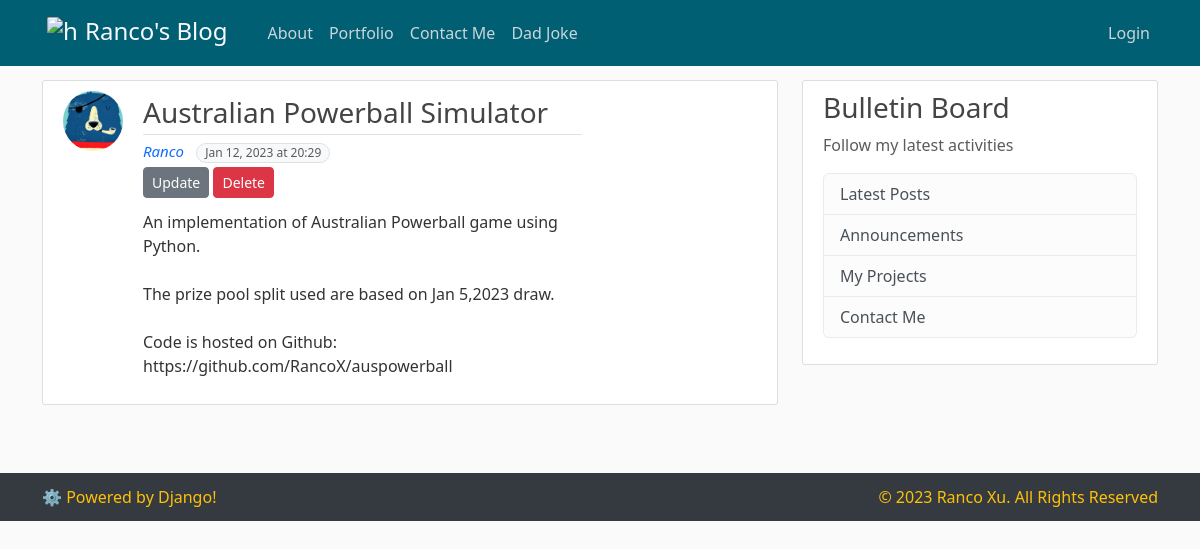
Page /post/36/ on the earlier database version.
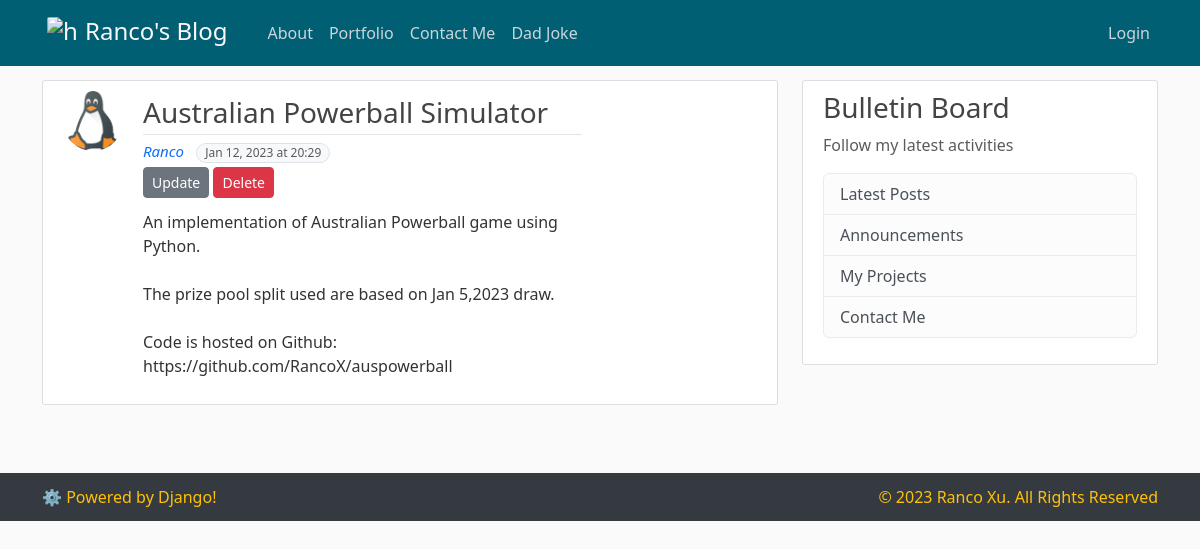
Same page on the later database version.
### blog/models.py (models this page shows, shortened)
class Post(models.Model):
    title=models.CharField(max_length=120)
    content=models.TextField()
    date_posted=models.DateTimeField(default=timezone.now)
    author=models.ForeignKey(User, on_delete=models.CASCADE)

### all_users/models.py (models this page shows, shortened)
class Profile(models.Model):
    user = models.OneToOneField(User, on_delete=models.CASCADE)
    image = models.ImageField(default='Default.jpg', upload_to='profile_pics')

### blog/views.py (the view)
# urls.py: path('post/<int:pk>/', PostDetailView.as_view(), name='post-detail'),
class PostDetailView(DetailView):
    model = Post

### blog/templates/blog/post_detail.html
{% extends 'blog/base.html' %}
{%block content%}
    <article class="media content-section">
        <div class="container">
            <div class="row">
                <img class="rounded-circle article-image me-2 col-4 px-0" style="width: 60px; height: 60px;" src="{{post.author.profile.image.url}}">
                <div class="media-body col-8">
                    <div class="article-metadata">
                        <a class="article-title fs-3 fw-normal text-decoration-none" href="{% url 'post-detail' post.id %}">{{ post.title }}</a>
                    </div>
                    <a class="me-2 fst-italic text-decoration-none" style="font-size: 15px;" href="{% url 'user-posts' post.author.username %}">{{ post.author }}</a>
                    <p class="text-muted text-nowrap bg-light border rounded-pill d-inline-block px-2 mb-0" style="font-size: 12px;">{{ post.date_posted|date:"M d, Y \a\t G:i" }}</p>
                    <div class="mb-2">
                        <a href="{% url 'post-update' object.id %}" class="btn btn-secondary btn-sm mt-1 mb-1">Update</a>
                        <a href="{% url 'post-delete' object.id %}" class="btn btn-danger btn-sm mt-1 mb-1">Delete</a>
                    </div>
                    <p class="article-content">{{ post.content }}</p>
                </div>
            </div>
        </div>
    </article>
{%endblock content%}

Differences in the rows shown:
changed through a linked row, Post "Australian Powerball Simulator": author.profile.image: a different picture
